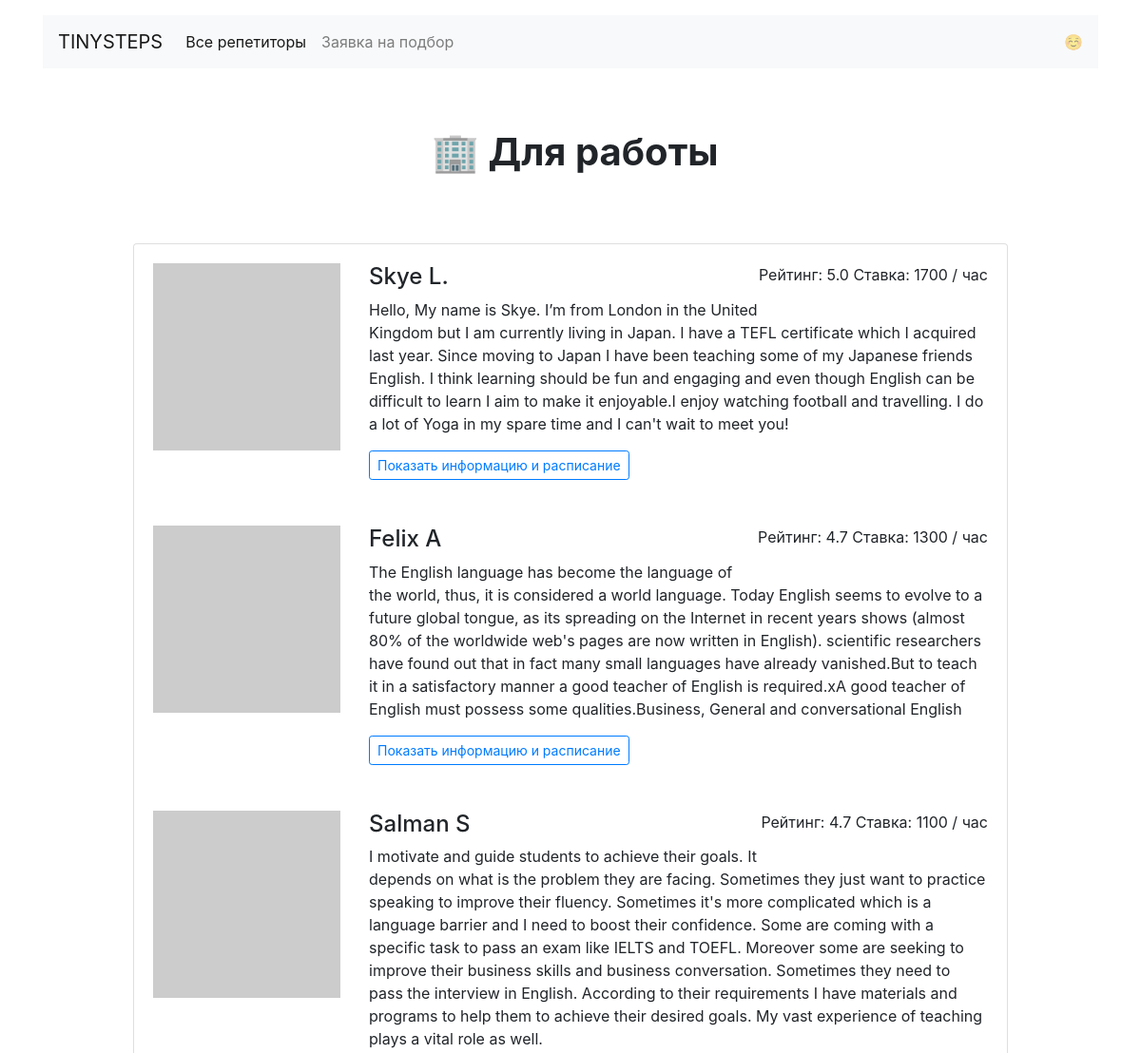
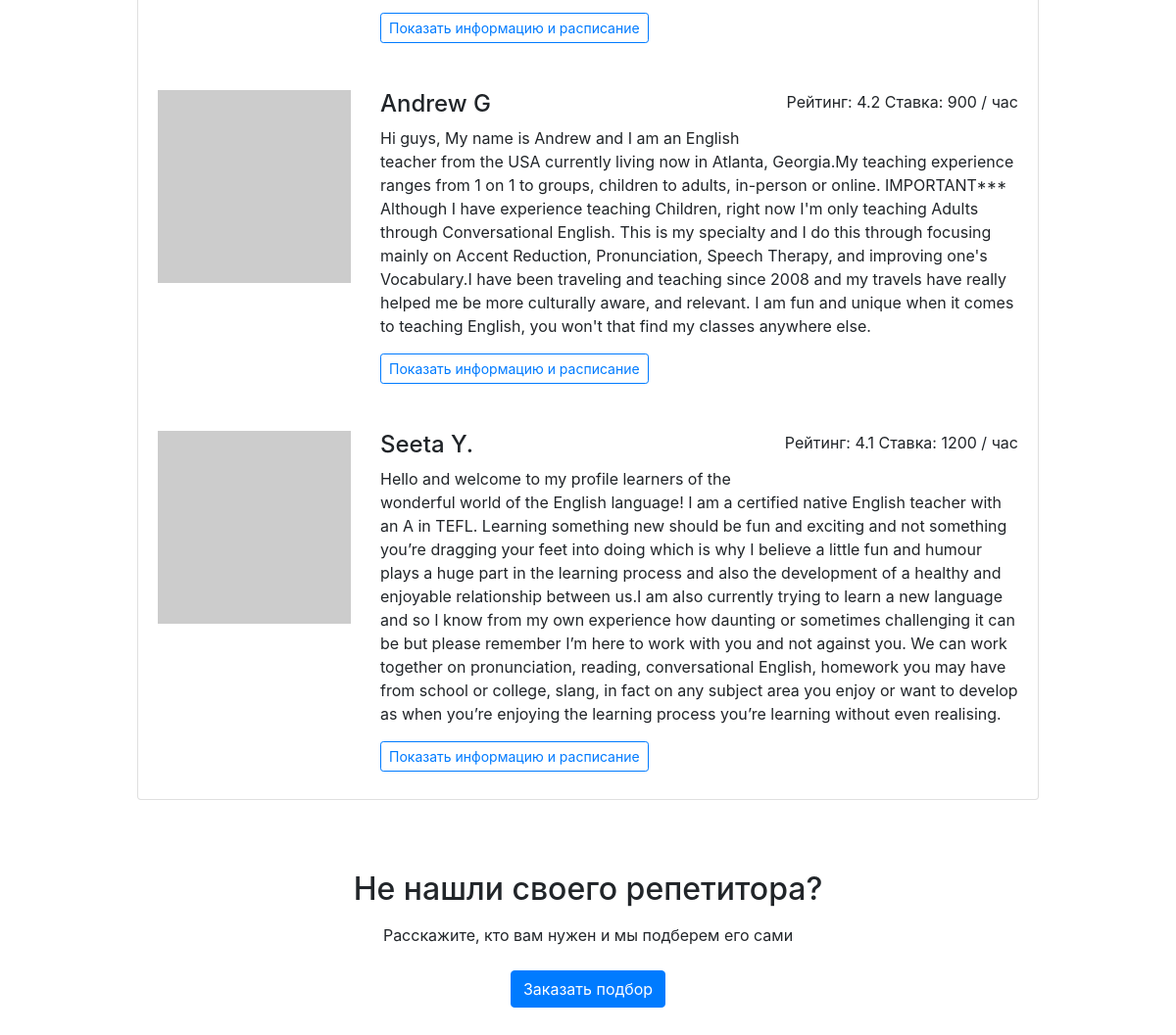
The app's page /goals/work/ with its own data (2 pictures, top to bottom).
### app.py (models this page shows)
class Teacher(db.Model):
    __tablename__ = "teachers"
    id = db.Column(db.Integer, primary_key=True)
    name = db.Column(db.String, nullable=False)
    about = db.Column(db.String, nullable=False)
    rating = db.Column(db.Float, nullable=False)
    picture = db.Column(db.String, nullable=False)
    price = db.Column(db.Integer, nullable=False)
    goals = db.Column(db.Text, nullable=False)
    free_time = db.Column(db.Text, nullable=False)
    booking = db.relationship("Booking", back_populates="teacher")

### app.py (the view)
@app.route("/goals/<goal>/")
def get_goal(goal):
    teachers_list = db.session.query(Teacher).filter(Teacher.goals.contains(goal)).order_by(Teacher.rating.desc())
    return render_template("goal.html", goals=goals, teachers=teachers_list, goal=goal)

### templates/goal.html
{% extends 'base.html' %}
{% block goal %}
  <main class="container mt-3">
    <h1 class="h1 text-center w-50 mx-auto mt-1 py-5 mb-4"><strong> {{ goals[goal] }}</strong></h1>
      <div class="row">
      <div class="col-12 col-lg-10 offset-lg-1 m-auto">
        <div class="card mb-4">{% for teacher in teachers %}
          <div class="card-body">
            <div class="row">
              <div class="col-3"><img src="{{ teacher.picture }}" class="img-fluid" alt=""></div>
              <div class="col-9">
                <p class="float-right">Рейтинг: {{teacher.rating }} Ставка: {{ teacher.price }} / час</p>
                <h2 class="h4">{{ teacher.name }}</h2>
                <p>{{ teacher.about }}</p>
                <a href="/profiles/{{ teacher.id }}/" class="btn btn-outline-primary btn-sm mr-3 mb-2">Показать информацию и расписание</a>
              </div>
            </div>
          </div>{% endfor %}
        </div>
      </div>
    </div>
    <h2 class="text-center mt-5 mb-3">Не нашли своего репетитора?</h2>
    <p class="text-center mb-4">Расскажите, кто вам нужен и мы подберем его сами</p>
    <div class="text-center pb-5">
        <a href="/request/" class="btn btn-primary">Заказать подбор</a>
    </div>
  </main>
{% endblock %}

### records on screen
Teacher: rating "5.0", price "1700", name "Skye L.", about "Hello, My name is Skye. I’m from London in the United Kingdom but I am currently living in Japan. I have a TEFL certificate which I acquired last year. Since moving to Japan I have been teaching some of my Japanese friends English. I think learning should be fun and engaging and even though English can be difficult to learn I aim to make it enjoyable.I enjoy watching football and travelling. I do a lot of Yoga in my spare time and I can't wait to meet you!"
Teacher: rating "4.7", price "1300", name "Felix A", about "The English language has become the language of the world, thus, it is considered a world language. Today English seems to evolve to a future global tongue, as its spreading on the Internet in recent years shows (almost 80% of the worldwide web's pages are now written in English). scientific researchers have found out that in fact many small languages have already vanished.But to teach it in a satisfactory manner a good teacher of English is required.xA good teacher of English must possess some qualities.Business, General and conversational English"
Teacher: rating "4.7", price "1100", name "Salman S", about "I motivate and guide students to achieve their goals. It depends on what is the problem they are facing. Sometimes they just want to practice speaking to improve their fluency. Sometimes it's more complicated which is a language barrier and I need to boost their confidence. Some are coming with a specific task to pass an exam like IELTS and TOEFL. Moreover some are seeking to improve their business skills and business conversation. Sometimes they need to pass the interview in English. According to their requirements I have materials and programs to help them to achieve their desired goals. My vast experience of teaching plays a vital role as well."
Teacher: rating "4.2", price "900", name "Andrew G", about "Hi guys, My name is Andrew and I am an English teacher from the USA currently living now in Atlanta, Georgia.My teaching experience ranges from 1 on 1 to groups, children to adults, in-person or online. IMPORTANT*** Although I have experience teaching Children, right now I'm only teaching Adults through Conversational English. This is my specialty and I do this through focusing mainly on Accent Reduction, Pronunciation, Speech Therapy, and improving one's Vocabulary.I have been traveling and teaching since 2008 and my travels have really helped me be more culturally aware, and relevant. I am fun and unique when it comes to teaching English, you won't that find my classes anywhere else."
Teacher: rating "4.1", price "1200", name "Seeta Y.", about "Hello and welcome to my profile learners of the wonderful world of the English language! I am a certified native English teacher with an A in TEFL. Learning something new should be fun and exciting and not something you’re dragging your feet into doing which is why I believe a little fun and humour plays a huge part in the learning process and also the development of a healthy and enjoyable relationship between us.I am also currently trying to learn a new language and so I know from my own experience how daunting or sometimes challenging it can be but please remember I’m here to work with you and not against you. We can work together on pronunciation, reading, conversational English,…"

### other values on screen
{{ goals[goal] }} "🏢 Для работы"
